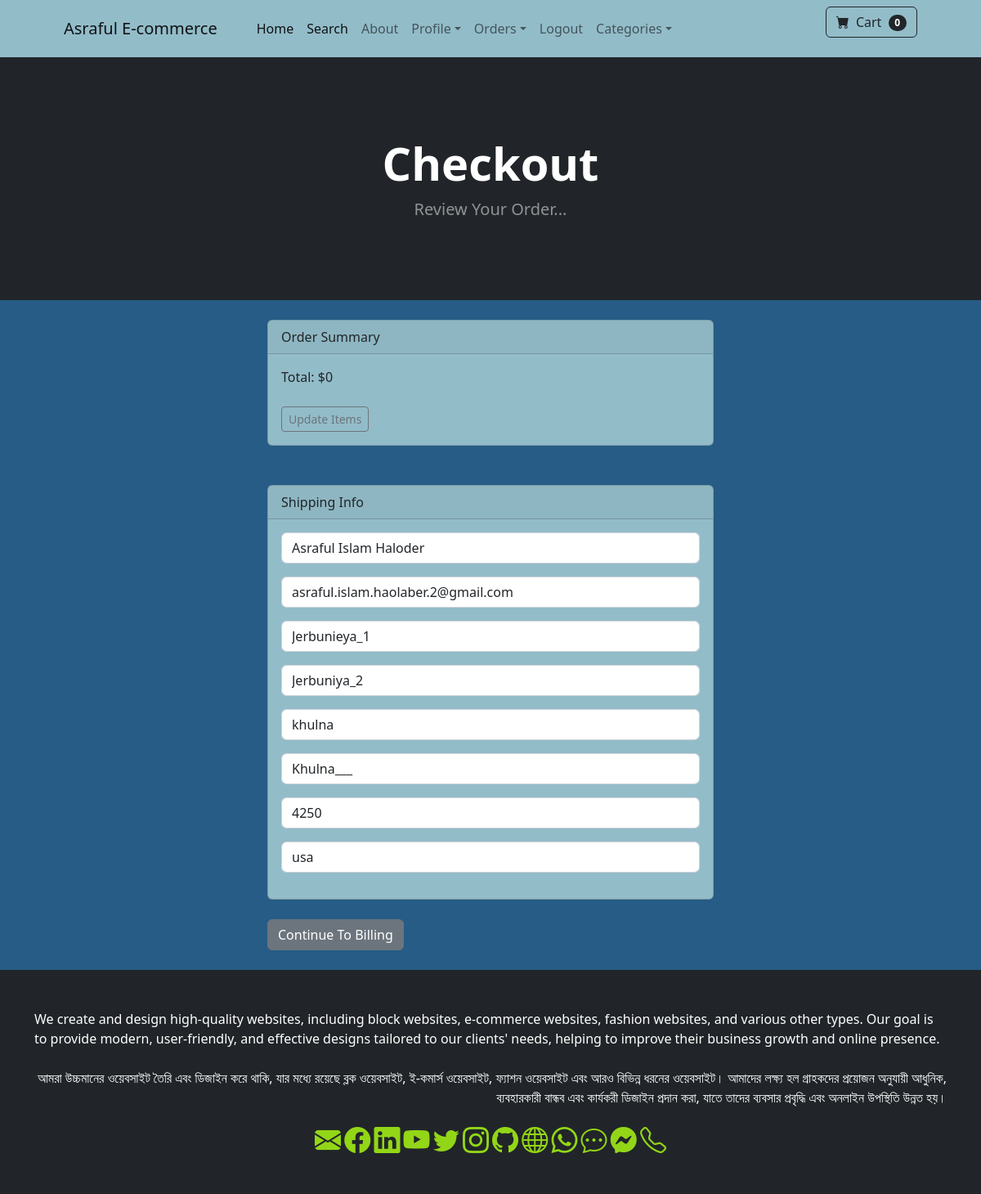
The app's page /payment/checkout (signed in) with its own data.
### payment/models.py (models this page shows, shortened)
class ShippingAddress(models.Model):
	user = models.ForeignKey(User, on_delete=models.CASCADE, null=True, blank=True)
	shipping_full_name = models.CharField(max_length=255)
	shipping_email = models.CharField(max_length=255)
	shipping_address1 = models.CharField(max_length=255)
	shipping_address2 = models.CharField(max_length=255, null=True, blank=True)
	shipping_city = models.CharField(max_length=255)
	shipping_state = models.CharField(max_length=255, null=True, blank=True)
	shipping_zipcode = models.CharField(max_length=255, null=True, blank=True)
	shipping_country = models.CharField(max_length=255)
	class Meta:
		verbose_name_plural = "Shipping Address"

### payment/views.py (the view)
# urls.py: path('checkout', views.checkout, name='checkout'),                          # _32
def checkout(request):
	cart = Cart(request)
	cart_products = cart.get_prods
	quantities = cart.get_quants
	totals = cart.cart_total()
	if request.user.is_authenticated:
		shipping_user = ShippingAddress.objects.get(user__id=request.user.id)
		shipping_form = ShippingForm(request.POST or None, instance=shipping_user)
		return render(request, "payment/checkout.html", {"cart_products":cart_products, "quantities":quantities, "totals":totals, "shipping_form":shipping_form })
	else:
		shipping_form = ShippingForm(request.POST or None)
		return render(request, "payment/checkout.html", {"cart_products":cart_products, "quantities":quantities, "totals":totals, "shipping_form":shipping_form})

### cart/cart.py (called while the page is built, shortened)
	def cart_total(self):                                       # _19
		product_ids = self.cart.keys()
		products = Product.objects.filter(id__in=product_ids)
		quantities = self.cart
		total = 0
		return total

	def __len__(self):
		return len(self.cart)

	def get_prods(self):
		product_ids = self.cart.keys()
		products = Product.objects.filter(id__in=product_ids)
		return products

### cart/context_processors.py (called while the page is built)
def cart(request):                 # _12
	return {'cart': Cart(request)}

### payment/templates/payment/checkout.html (shortened to what this page needs)
{% extends 'base.html' %}
{% block content %}
        <header class="bg-dark py-5">
            <div class="container px-4 px-lg-5 my-5">
                <div class="text-center text-white">
                    <h1 class="display-4 fw-bolder">Checkout</h1>
                    <p class="lead fw-normal text-white-50 mb-0">Review Your Order...</p>
                </div>
            </div>
        </header>
        <br/>
        <div class="container">
            <div class="row">
                <div class="col-md-6 offset-md-3">
          <div class="card">
          <div class="card-header">
            Order Summary
          </div>
          <div class="card-body">
            Total:  ${{ totals }}
            <br/><br/>
            <a href="{% url 'cart_summary' %}" class="btn btn-sm btn-outline-secondary">Update Items</a>
          </div>
        </div>
<br/><br/>
<div class="card">
  <div class="card-header">
    Shipping Info
  </div>
  <div class="card-body">
    <form method="POST" action="{% url 'billing_info' %}">
    {{ shipping_form.as_p }}
  </div>
</div>
<br/>
<button type="submit" class="btn btn-secondary">
        Continue To Billing
</button>
<br/><br/>
            </div>
        </div>
    </div>
{% endblock %}

### static/css/customise.css (style rules this page uses)
body { background-color: #265c85 !important; }
header h1 { animation: textColorCycle 3s infinite; }
.card { background-color: #93bcc9 !important; }
form input, form select, form textarea { color: #333; border-color: #ff6600; }
form input::placeholder, form textarea::placeholder { color: #999; }

### records on screen
ShippingAddress: shipping_full_name "Asraful Islam Haloder", shipping_email "asraful.islam.haolaber.2@gmail.com", shipping_address1 "Jerbunieya_1", shipping_address2 "Jerbuniya_2", shipping_city "khulna", shipping_state "Khulna___", shipping_zipcode "4250", shipping_country "usa"

### other values on screen
{{ cart|length }} "0"
{{ totals }} "0"
